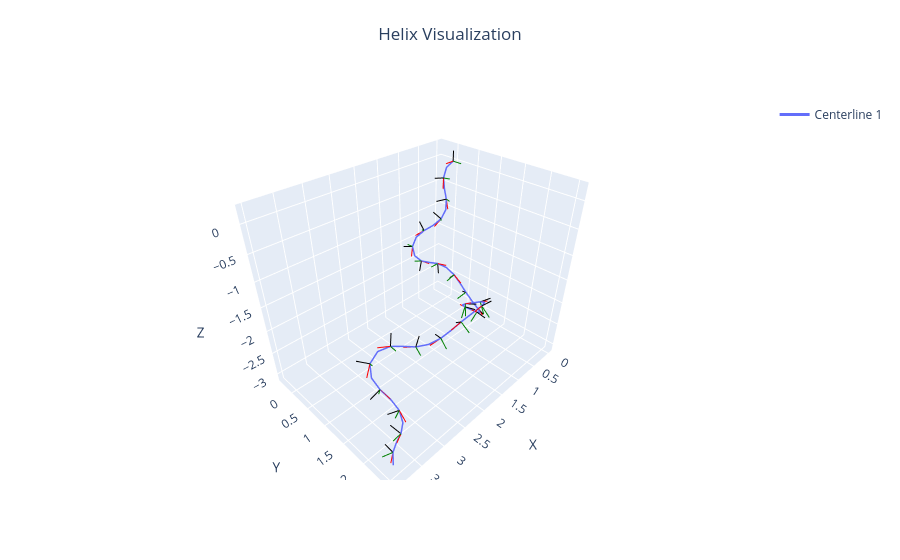

The notebook cell saved with this chart:
### Code cell
# Instantiating and Integrating Centerline + Material Frames for 1 Helical Segment

n_sites = 50  # Number of sites along the helix
L = 10.0  # Total length
s = np.linspace(0, L, n_sites)  # Arc length array

# Initial position: Start the curl at the origin
r0 = np.array([0.0, 0.0, 0.0])

# Initial material frame: Oriented along the curl
n0 = np.eye(3)  # Standard basis (modify if needed)

# Create a twisting and bending motion in q
twist = np.full(n_sites, np.pi / 4)
# twist = np.zeros(n_sites)
curvature_x = 3.0 * np.cos(s * np.pi) + np.random.random_sample() # Varies to form a curl
curvature_y = 0 #3.0 * np.sin(s * np.pi) + np.random.random_sample()  # Varies to form a curl

q = np.zeros((3 * n_sites,))
q[0::3] = twist
q[1::3] = curvature_x
q[2::3] = curvature_y

# Define stiffness (optional)
EI = np.ones((3 * n_sites,)) * 0.1  # Uniform stiffness

# Create helix instance
# r0 and n0 are the position and material frame of the clamped top node
helix_instance = Helix(q=q, q0=q, n_sites=n_sites, s=s, L=L, r0=r0, n0=n0, EI=EI)

# Perform one propagation step
r, n = propagate(helix_instance)

# print("Propagated centerline positions:\n", r)
# print("Propagated material frames:\n", n)

# Generate and propagate a helix (from previous code)
r, n = HelixUtil.propagate(helix_instance)
print(r.shape)

# Plot the helix with small material frames
plot_helix_plotly([(r, n)], frame_scale=0.2, show_frames=True)
plot_helix(r, n, show_frames=False, frame_scale=0.2)

### Figure 1 — Plotly figure (JSON) as saved in the notebook; plotly's stock layout.template omitted (floating-point values rounded to 4 significant figures)
{"data": [{"line": {"width": 3}, "mode": "lines", "name": "Centerline 1", "type": "scatter3d", "x": [0, 0.1859, 0.2862, 0.3004, 0.2927, 0.3253, 0.4192, 0.5481, 0.683, 0.8187, 0.9421, 1.017, 1.03, 1.011, 0.9881, 0.9683, 0.9436, 0.9075, 0.8671, 0.8515, 0.9031, 1.028, 1.183, 1.338, 1.491, 1.627, 1.711, 1.74, 1.762, 1.847, 2.02, 2.216, 2.361, 2.467, 2.589, 2.755, 2.938, 3.112, 3.289, 3.483, 3.646, 3.711, 3.686, 3.632, 3.598, 3.611, 3.659, 3.717, 3.777, 3.843], "y": [0, 0.003927, 0.02691, 0.07127, 0.1215, 0.1468, 0.1151, 0.02571, -0.08695, -0.1695, -0.1542, -0.01583, 0.1831, 0.3808, 0.5767, 0.7782, 0.9563, 1.088, 1.202, 1.352, 1.538, 1.683, 1.727, 1.706, 1.692, 1.744, 1.869, 2.031, 2.195, 2.338, 2.416, 2.399, 2.324, 2.233, 2.143, 2.054, 1.97, 1.89, 1.813, 1.759, 1.773, 1.869, 2.012, 2.166, 2.304, 2.386, 2.389, 2.347, 2.328, 2.399], "z": [0, -0.0721, -0.2446, -0.4425, -0.6401, -0.8387, -1.015, -1.144, -1.248, -1.374, -1.531, -1.654, -1.682, -1.636, -1.585, -1.591, -1.683, -1.835, -1.999, -2.133, -2.185, -2.126, -2.005, -1.874, -1.74, -1.6, -1.465, -1.344, -1.226, -1.112, -1.049, -1.085, -1.204, -1.354, -1.489, -1.562, -1.548, -1.477, -1.412, -1.422, -1.536, -1.699, -1.841, -1.964, -2.109, -2.293, -2.49, -2.681, -2.875, -3.05]}, {"line": {"color": "red", "width": 2}, "mode": "lines", "showlegend": false, "type": "scatter3d", "x": [0, 0.2], "y": [0, 0], "z": [0, 0]}, {"line": {"color": "green", "width": 2}, "mode": "lines", "showlegend": false, "type": "scatter3d", "x": [0, 0], "y": [0, 0.2], "z": [0, 0]}, {"line": {"color": "black", "width": 2}, "mode": "lines", "showlegend": false, "type": "scatter3d", "x": [0, 0], "y": [0, 0], "z": [0, 0.2]}, {"line": {"color": "red", "width": 2}, "mode": "lines", "showlegend": false, "type": "scatter3d", "x": [0.2862, 0.3292], "y": [0.02691, 0.06243], "z": [-0.2446, -0.4366]}, {"line": {"color": "green", "width": 2}, "mode": "lines", "showlegend": false, "type": "scatter3d", "x": [0.2862, 0.3246], "y": [0.02691, 0.2182], "z": [-0.2446, -0.2006]}, {"line": {"color": "black", "width": 2}, "mode": "lines", "showlegend": false, "type": "scatter3d", "x": [0.2862, 0.4777], "y": [0.02691, -0.0194], "z": [-0.2446, -0.2103]}, {"line": {"color": "red", "width": 2}, "mode": "lines", "showlegend": false, "type": "scatter3d", "x": [0.2927, 0.2926], "y": [0.1215, 0.1672], "z": [-0.6401, -0.8348]}, {"line": {"color": "green", "width": 2}, "mode": "lines", "showlegend": false, "type": "scatter3d", "x": [0.2927, 0.3908], "y": [0.1215, 0.2912], "z": [-0.6401, -0.6003]}, {"line": {"color": "black", "width": 2}, "mode": "lines", "showlegend": false, "type": "scatter3d", "x": [0.2927, 0.467], "y": [0.1215, 0.02606], "z": [-0.6401, -0.6626]}, {"line": {"color": "red", "width": 2}, "mode": "lines", "showlegend": false, "type": "scatter3d", "x": [0.4192, 0.5359], "y": [0.1151, 0.05047], "z": [-1.015, -1.164]}, {"line": {"color": "green", "width": 2}, "mode": "lines", "showlegend": false, "type": "scatter3d", "x": [0.4192, 0.5614], "y": [0.1151, 0.2443], "z": [-1.015, -0.9594]}, {"line": {"color": "black", "width": 2}, "mode": "lines", "showlegend": false, "type": "scatter3d", "x": [0.4192, 0.4976], "y": [0.1151, -0.02322], "z": [-1.015, -0.8934]}, {"line": {"color": "red", "width": 2}, "mode": "lines", "showlegend": false, "type": "scatter3d", "x": [0.683, 0.8152], "y": [-0.08695, -0.1978], "z": [-1.248, -1.349]}, {"line": {"color": "green", "width": 2}, "mode": "lines", "showlegend": false, "type": "scatter3d", "x": [0.683, 0.8326], "y": [-0.08695, -0.0009642], "z": [-1.248, -1.146]}, {"line": {"color": "black", "width": 2}, "mode": "lines", "showlegend": false, "type": "scatter3d", "x": [0.683, 0.6704], "y": [-0.08695, -0.2295], "z": [-1.248, -1.108]}, {"line": {"color": "red", "width": 2}, "mode": "lines", "showlegend": false, "type": "scatter3d", "x": [0.9421, 1.046], "y": [-0.1542, -0.07614], "z": [-1.531, -1.683]}, {"line": {"color": "green", "width": 2}, "mode": "lines", "showlegend": false, "type": "scatter3d", "x": [0.9421, 1.099], "y": [-0.1542, -0.1254], "z": [-1.531, -1.41]}, {"line": {"color": "black", "width": 2}, "mode": "lines", "showlegend": false, "type": "scatter3d", "x": [0.9421, 1.011], "y": [-0.1542, -0.3361], "z": [-1.531, -1.577]}, {"line": {"color": "red", "width": 2}, "mode": "lines", "showlegend": false, "type": "scatter3d", "x": [1.03, 1.019], "y": [0.1831, 0.3814], "z": [-1.682, -1.658]}, {"line": {"color": "green", "width": 2}, "mode": "lines", "showlegend": false, "type": "scatter3d", "x": [1.03, 1.215], "y": [0.1831, 0.1847], "z": [-1.682, -1.605]}, {"line": {"color": "black", "width": 2}, "mode": "lines", "showlegend": false, "type": "scatter3d", "x": [1.03, 1.106], "y": [0.1831, 0.2091], "z": [-1.682, -1.865]}, {"line": {"color": "red", "width": 2}, "mode": "lines", "showlegend": false, "type": "scatter3d", "x": [0.9881, 0.9676], "y": [0.5767, 0.7724], "z": [-1.585, -1.549]}, {"line": {"color": "green", "width": 2}, "mode": "lines", "showlegend": false, "type": "scatter3d", "x": [0.9881, 1.187], "y": [0.5767, 0.5944], "z": [-1.585, -1.568]}, {"line": {"color": "black", "width": 2}, "mode": "lines", "showlegend": false, "type": "scatter3d", "x": [0.9881, 1.001], "y": [0.5767, 0.614], "z": [-1.585, -1.781]}, {"line": {"color": "red", "width": 2}, "mode": "lines", "showlegend": false, "type": "scatter3d", "x": [0.9436, 0.9136], "y": [0.9563, 1.106], "z": [-1.683, -1.813]}, {"line": {"color": "green", "width": 2}, "mode": "lines", "showlegend": false, "type": "scatter3d", "x": [0.9436, 1.139], "y": [0.9563, 0.9582], "z": [-1.683, -1.726]}, {"line": {"color": "black", "width": 2}, "mode": "lines", "showlegend": false, "type": "scatter3d", "x": [0.9436, 0.9127], "y": [0.9563, 0.8232], "z": [-1.683, -1.829]}, {"line": {"color": "red", "width": 2}, "mode": "lines", "showlegend": false, "type": "scatter3d", "x": [0.8671, 0.8301], "y": [1.202, 1.32], "z": [-1.999, -2.156]}, {"line": {"color": "green", "width": 2}, "mode": "lines", "showlegend": false, "type": "scatter3d", "x": [0.8671, 1.045], "y": [1.202, 1.154], "z": [-1.999, -2.076]}, {"line": {"color": "black", "width": 2}, "mode": "lines", "showlegend": false, "type": "scatter3d", "x": [0.8671, 0.7832], "y": [1.202, 1.048], "z": [-1.999, -2.094]}, {"line": {"color": "red", "width": 2}, "mode": "lines", "showlegend": false, "type": "scatter3d", "x": [0.9031, 0.9939], "y": [1.538, 1.717], "z": [-2.185, -2.179]}, {"line": {"color": "green", "width": 2}, "mode": "lines", "showlegend": false, "type": "scatter3d", "x": [0.9031, 1.045], "y": [1.538, 1.469], "z": [-2.185, -2.307]}, {"line": {"color": "black", "width": 2}, "mode": "lines", "showlegend": false, "type": "scatter3d", "x": [0.9031, 0.796], "y": [1.538, 1.598], "z": [-2.185, -2.343]}, {"line": {"color": "red", "width": 2}, "mode": "lines", "showlegend": false, "type": "scatter3d", "x": [1.183, 1.336], "y": [1.727, 1.722], "z": [-2.005, -1.876]}, {"line": {"color": "green", "width": 2}, "mode": "lines", "showlegend": false, "type": "scatter3d", "x": [1.183, 1.312], "y": [1.727, 1.708], "z": [-2.005, -2.158]}, {"line": {"color": "black", "width": 2}, "mode": "lines", "showlegend": false, "type": "scatter3d", "x": [1.183, 1.2], "y": [1.727, 1.926], "z": [-2.005, -2.016]}, {"line": {"color": "red", "width": 2}, "mode": "lines", "showlegend": false, "type": "scatter3d", "x": [1.491, 1.639], "y": [1.692, 1.701], "z": [-1.74, -1.606]}, {"line": {"color": "green", "width": 2}, "mode": "lines", "showlegend": false, "type": "scatter3d", "x": [1.491, 1.621], "y": [1.692, 1.737], "z": [-1.74, -1.886]}, {"line": {"color": "black", "width": 2}, "mode": "lines", "showlegend": false, "type": "scatter3d", "x": [1.491, 1.456], "y": [1.692, 1.887], "z": [-1.74, -1.713]}, {"line": {"color": "red", "width": 2}, "mode": "lines", "showlegend": false, "type": "scatter3d", "x": [1.711, 1.759], "y": [1.869, 2.019], "z": [-1.465, -1.341]}, {"line": {"color": "green", "width": 2}, "mode": "lines", "showlegend": false, "type": "scatter3d", "x": [1.711, 1.805], "y": [1.869, 1.963], "z": [-1.465, -1.614]}, {"line": {"color": "black", "width": 2}, "mode": "lines", "showlegend": false, "type": "scatter3d", "x": [1.711, 1.541], "y": [1.869, 1.963], "z": [-1.465, -1.513]}, {"line": {"color": "red", "width": 2}, "mode": "lines", "showlegend": false, "type": "scatter3d", "x": [1.762, 1.798], "y": [2.195, 2.353], "z": [-1.226, -1.108]}, {"line": {"color": "green", "width": 2}, "mode": "lines", "showlegend": false, "type": "scatter3d", "x": [1.762, 1.796], "y": [2.195, 2.308], "z": [-1.226, -1.387]}, {"line": {"color": "black", "width": 2}, "mode": "lines", "showlegend": false, "type": "scatter3d", "x": [1.762, 1.568], "y": [2.195, 2.244], "z": [-1.226, -1.232]}, {"line": {"color": "red", "width": 2}, "mode": "lines", "showlegend": false, "type": "scatter3d", "x": [2.02, 2.217], "y": [2.416, 2.444], "z": [-1.049, -1.033]}, {"line": {"color": "green", "width": 2}, "mode": "lines", "showlegend": false, "type": "scatter3d", "x": [2.02, 2.01], "y": [2.416, 2.56], "z": [-1.049, -1.186]}, {"line": {"color": "black", "width": 2}, "mode": "lines", "showlegend": false, "type": "scatter3d", "x": [2.02, 1.988], "y": [2.416, 2.55], "z": [-1.049, -0.9043]}, {"line": {"color": "red", "width": 2}, "mode": "lines", "showlegend": false, "type": "scatter3d", "x": [2.361, 2.47], "y": [2.324, 2.236], "z": [-1.204, -1.347]}, {"line": {"color": "green", "width": 2}, "mode": "lines", "showlegend": false, "type": "scatter3d", "x": [2.361, 2.379], "y": [2.324, 2.499], "z": [-1.204, -1.298]}, {"line": {"color": "black", "width": 2}, "mode": "lines", "showlegend": false, "type": "scatter3d", "x": [2.361, 2.528], "y": [2.324, 2.362], "z": [-1.204, -1.1]}, {"line": {"color": "red", "width": 2}, "mode": "lines", "showlegend": false, "type": "scatter3d", "x": [2.589, 2.728], "y": [2.143, 2.054], "z": [-1.489, -1.602]}, {"line": {"color": "green", "width": 2}, "mode": "lines", "showlegend": false, "type": "scatter3d", "x": [2.589, 2.657], "y": [2.143, 2.322], "z": [-1.489, -1.545]}, {"line": {"color": "black", "width": 2}, "mode": "lines", "showlegend": false, "type": "scatter3d", "x": [2.589, 2.714], "y": [2.143, 2.143], "z": [-1.489, -1.333]}, {"line": {"color": "red", "width": 2}, "mode": "lines", "showlegend": false, "type": "scatter3d", "x": [2.938, 3.114], "y": [1.97, 1.891], "z": [-1.548, -1.493]}, {"line": {"color": "green", "width": 2}, "mode": "lines", "showlegend": false, "type": "scatter3d", "x": [2.938, 3.019], "y": [1.97, 2.153], "z": [-1.548, -1.543]}, {"line": {"color": "black", "width": 2}, "mode": "lines", "showlegend": false, "type": "scatter3d", "x": [2.938, 2.886], "y": [1.97, 1.988], "z": [-1.548, -1.356]}, {"line": {"color": "red", "width": 2}, "mode": "lines", "showlegend": false, "type": "scatter3d", "x": [3.289, 3.47], "y": [1.813, 1.741], "z": [-1.412, -1.369]}, {"line": {"color": "green", "width": 2}, "mode": "lines", "showlegend": false, "type": "scatter3d", "x": [3.289, 3.346], "y": [1.813, 1.994], "z": [-1.412, -1.348]}, {"line": {"color": "black", "width": 2}, "mode": "lines", "showlegend": false, "type": "scatter3d", "x": [3.289, 3.227], "y": [1.813, 1.767], "z": [-1.412, -1.227]}, {"line": {"color": "red", "width": 2}, "mode": "lines", "showlegend": false, "type": "scatter3d", "x": [3.646, 3.763], "y": [1.773, 1.831], "z": [-1.536, -1.687]}, {"line": {"color": "green", "width": 2}, "mode": "lines", "showlegend": false, "type": "scatter3d", "x": [3.646, 3.716], "y": [1.773, 1.923], "z": [-1.536, -1.423]}, {"line": {"color": "black", "width": 2}, "mode": "lines", "showlegend": false, "type": "scatter3d", "x": [3.646, 3.791], "y": [1.773, 1.654], "z": [-1.536, -1.468]}, {"line": {"color": "red", "width": 2}, "mode": "lines", "showlegend": false, "type": "scatter3d", "x": [3.686, 3.632], "y": [2.012, 2.163], "z": [-1.841, -1.961]}, {"line": {"color": "green", "width": 2}, "mode": "lines", "showlegend": false, "type": "scatter3d", "x": [3.686, 3.81], "y": [2.012, 2.135], "z": [-1.841, -1.742]}, {"line": {"color": "black", "width": 2}, "mode": "lines", "showlegend": false, "type": "scatter3d", "x": [3.686, 3.834], "y": [2.012, 1.965], "z": [-1.841, -1.967]}, {"line": {"color": "red", "width": 2}, "mode": "lines", "showlegend": false, "type": "scatter3d", "x": [3.598, 3.586], "y": [2.304, 2.42], "z": [-2.109, -2.271]}, {"line": {"color": "green", "width": 2}, "mode": "lines", "showlegend": false, "type": "scatter3d", "x": [3.598, 3.763], "y": [2.304, 2.401], "z": [-2.109, -2.051]}, {"line": {"color": "black", "width": 2}, "mode": "lines", "showlegend": false, "type": "scatter3d", "x": [3.598, 3.711], "y": [2.304, 2.174], "z": [-2.109, -2.211]}, {"line": {"color": "red", "width": 2}, "mode": "lines", "showlegend": false, "type": "scatter3d", "x": [3.659, 3.715], "y": [2.389, 2.356], "z": [-2.49, -2.679]}, {"line": {"color": "green", "width": 2}, "mode": "lines", "showlegend": false, "type": "scatter3d", "x": [3.659, 3.848], "y": [2.389, 2.431], "z": [-2.49, -2.441]}, {"line": {"color": "black", "width": 2}, "mode": "lines", "showlegend": false, "type": "scatter3d", "x": [3.659, 3.69], "y": [2.389, 2.197], "z": [-2.49, -2.447]}, {"line": {"color": "red", "width": 2}, "mode": "lines", "showlegend": false, "type": "scatter3d", "x": [3.777, 3.837], "y": [2.328, 2.339], "z": [-2.875, -3.065]}, {"line": {"color": "green", "width": 2}, "mode": "lines", "showlegend": false, "type": "scatter3d", "x": [3.777, 3.967], "y": [2.328, 2.307], "z": [-2.875, -2.815]}, {"line": {"color": "black", "width": 2}, "mode": "lines", "showlegend": false, "type": "scatter3d", "x": [3.777, 3.76], "y": [2.328, 2.129], "z": [-2.875, -2.891]}], "layout": {"scene": {"xaxis": {"title": {"text": "X"}}, "yaxis": {"title": {"text": "Y"}}, "zaxis": {"title": {"text": "Z"}}}, "title": {"text": "Helix Visualization", "x": 0.5, "xanchor": "center", "y": 0.95, "yanchor": "top"}}}
